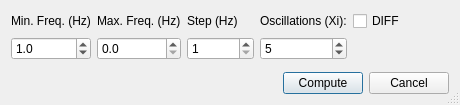
<?xml version="1.0" encoding="UTF-8"?>
<ui version="4.0">
 <class>SettingsUi</class>
 <widget class="QDialog" name="SettingsUi">
  <property name="geometry">
   <rect>
    <x>0</x>
    <y>0</y>
    <width>460</width>
    <height>105</height>
   </rect>
  </property>
  <property name="windowTitle">
   <string>Settings</string>
  </property>
  <property name="windowIcon">
   <iconset resource="../../../resources/AnyWave.qrc">
    <normaloff>:/images/AnyWave_icon.png</normaloff>:/images/AnyWave_icon.png</iconset>
  </property>
  <property name="sizeGripEnabled">
   <bool>true</bool>
  </property>
  <layout class="QVBoxLayout" name="verticalLayout">
   <item>
    <layout class="QHBoxLayout" name="horizontalLayout_2">
     <item>
      <layout class="QGridLayout" name="gridLayout">
       <item row="0" column="4">
        <widget class="QCheckBox" name="checkBoxDIFF">
         <property name="text">
          <string>DIFF</string>
         </property>
        </widget>
       </item>
       <item row="0" column="1">
        <widget class="QLabel" name="label_5">
         <property name="text">
          <string>Max. Freq. (Hz)</string>
         </property>
        </widget>
       </item>
       <item row="1" column="2">
        <widget class="QSpinBox" name="sbStep">
         <property name="sizePolicy">
          <sizepolicy hsizetype="Preferred" vsizetype="Fixed">
           <horstretch>0</horstretch>
           <verstretch>0</verstretch>
          </sizepolicy>
         </property>
         <property name="minimum">
          <number>1</number>
         </property>
         <property name="maximum">
          <number>100000</number>
         </property>
         <property name="value">
          <number>1</number>
         </property>
        </widget>
       </item>
       <item row="1" column="0">
        <widget class="QDoubleSpinBox" name="sbMin">
         <property name="sizePolicy">
          <sizepolicy hsizetype="Preferred" vsizetype="Fixed">
           <horstretch>0</horstretch>
           <verstretch>0</verstretch>
          </sizepolicy>
         </property>
         <property name="decimals">
          <number>1</number>
         </property>
         <property name="minimum">
          <double>0.100000000000000</double>
         </property>
         <property name="maximum">
          <double>100000.000000000000000</double>
         </property>
         <property name="value">
          <double>1.000000000000000</double>
         </property>
        </widget>
       </item>
       <item row="0" column="0">
        <widget class="QLabel" name="label_4">
         <property name="text">
          <string>Min. Freq. (Hz)</string>
         </property>
        </widget>
       </item>
       <item row="0" column="2">
        <widget class="QLabel" name="label_6">
         <property name="text">
          <string>Step (Hz)</string>
         </property>
        </widget>
       </item>
       <item row="1" column="1">
        <widget class="QDoubleSpinBox" name="sbMax">
         <property name="sizePolicy">
          <sizepolicy hsizetype="Preferred" vsizetype="Fixed">
           <horstretch>0</horstretch>
           <verstretch>0</verstretch>
          </sizepolicy>
         </property>
         <property name="decimals">
          <number>1</number>
         </property>
         <property name="maximum">
          <double>1000000.000000000000000</double>
         </property>
        </widget>
       </item>
       <item row="1" column="3">
        <widget class="QSpinBox" name="sbXi">
         <property name="sizePolicy">
          <sizepolicy hsizetype="Preferred" vsizetype="Fixed">
           <horstretch>0</horstretch>
           <verstretch>0</verstretch>
          </sizepolicy>
         </property>
         <property name="minimum">
          <number>1</number>
         </property>
         <property name="value">
          <number>5</number>
         </property>
        </widget>
       </item>
       <item row="0" column="3">
        <widget class="QLabel" name="label_2">
         <property name="sizePolicy">
          <sizepolicy hsizetype="Preferred" vsizetype="Preferred">
           <horstretch>0</horstretch>
           <verstretch>0</verstretch>
          </sizepolicy>
         </property>
         <property name="minimumSize">
          <size>
           <width>70</width>
           <height>20</height>
          </size>
         </property>
         <property name="text">
          <string>Oscillations (Xi):</string>
         </property>
        </widget>
       </item>
      </layout>
     </item>
     <item>
      <spacer name="horizontalSpacer_2">
       <property name="orientation">
        <enum>Qt::Horizontal</enum>
       </property>
       <property name="sizeHint" stdset="0">
        <size>
         <width>40</width>
         <height>20</height>
        </size>
       </property>
      </spacer>
     </item>
    </layout>
   </item>
   <item>
    <spacer name="verticalSpacer">
     <property name="orientation">
      <enum>Qt::Vertical</enum>
     </property>
     <property name="sizeHint" stdset="0">
      <size>
       <width>20</width>
       <height>1</height>
      </size>
     </property>
    </spacer>
   </item>
   <item>
    <layout class="QHBoxLayout" name="horizontalLayout">
     <item>
      <spacer name="horizontalSpacer">
       <property name="orientation">
        <enum>Qt::Horizontal</enum>
       </property>
       <property name="sizeHint" stdset="0">
        <size>
         <width>40</width>
         <height>20</height>
        </size>
       </property>
      </spacer>
     </item>
     <item>
      <widget class="QPushButton" name="buttonOk">
       <property name="sizePolicy">
        <sizepolicy hsizetype="Preferred" vsizetype="Fixed">
         <horstretch>0</horstretch>
         <verstretch>0</verstretch>
        </sizepolicy>
       </property>
       <property name="text">
        <string>Compute</string>
       </property>
       <property name="default">
        <bool>true</bool>
       </property>
      </widget>
     </item>
     <item>
      <widget class="QPushButton" name="buttonCancel">
       <property name="sizePolicy">
        <sizepolicy hsizetype="Preferred" vsizetype="Fixed">
         <horstretch>0</horstretch>
         <verstretch>0</verstretch>
        </sizepolicy>
       </property>
       <property name="text">
        <string>Cancel</string>
       </property>
       <property name="autoDefault">
        <bool>false</bool>
       </property>
      </widget>
     </item>
    </layout>
   </item>
  </layout>
 </widget>
 <layoutdefault spacing="6" margin="11"/>
 <resources>
  <include location="../../../resources/AnyWave.qrc"/>
 </resources>
 <connections>
  <connection>
   <sender>buttonOk</sender>
   <signal>clicked()</signal>
   <receiver>SettingsUi</receiver>
   <slot>accept()</slot>
   <hints>
    <hint type="sourcelabel">
     <x>230</x>
     <y>139</y>
    </hint>
    <hint type="destinationlabel">
     <x>144</x>
     <y>136</y>
    </hint>
   </hints>
  </connection>
  <connection>
   <sender>buttonCancel</sender>
   <signal>clicked()</signal>
   <receiver>SettingsUi</receiver>
   <slot>reject()</slot>
   <hints>
    <hint type="sourcelabel">
     <x>338</x>
     <y>140</y>
    </hint>
    <hint type="destinationlabel">
     <x>49</x>
     <y>130</y>
    </hint>
   </hints>
  </connection>
 </connections>
</ui>
